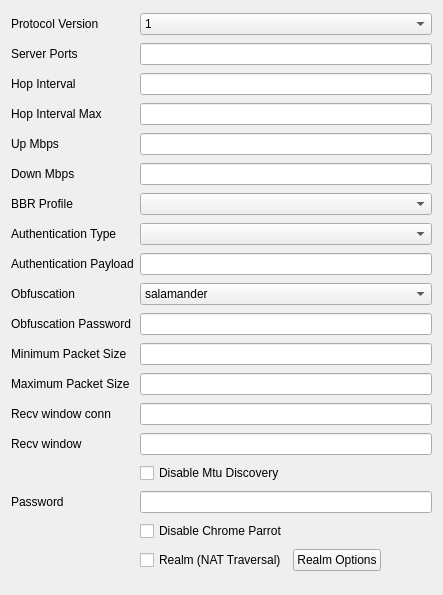
<?xml version="1.0" encoding="UTF-8"?>
<ui version="4.0">
 <class>EditHysteria</class>
 <widget class="QWidget" name="EditHysteria">
  <property name="geometry">
   <rect>
    <x>0</x>
    <y>0</y>
    <width>443</width>
    <height>595</height>
   </rect>
  </property>
  <property name="windowTitle">
   <string notr="true">Form</string>
  </property>
  <layout class="QGridLayout" name="gridLayout">
   <item row="0" column="0">
    <widget class="QLabel" name="protocol_version_l">
     <property name="text">
      <string>Protocol Version</string>
     </property>
    </widget>
   </item>
   <item row="0" column="1">
    <widget class="QComboBox" name="protocol_version">
     <item>
      <property name="text">
       <string notr="true">1</string>
      </property>
     </item>
     <item>
      <property name="text">
       <string notr="true">2</string>
      </property>
     </item>
    </widget>
   </item>
   <item row="1" column="0">
    <widget class="QLabel" name="label">
     <property name="text">
      <string>Server Ports</string>
     </property>
    </widget>
   </item>
   <item row="1" column="1">
    <widget class="QLineEdit" name="server_ports"/>
   </item>
   <item row="2" column="0">
    <widget class="QLabel" name="label_2">
     <property name="text">
      <string>Hop Interval</string>
     </property>
    </widget>
   </item>
   <item row="2" column="1">
    <widget class="QLineEdit" name="hop_interval"/>
   </item>
   <item row="3" column="0">
    <widget class="QLabel" name="hop_interval_max_l">
     <property name="text">
      <string>Hop Interval Max</string>
     </property>
    </widget>
   </item>
   <item row="3" column="1">
    <widget class="QLineEdit" name="hop_interval_max">
     <property name="toolTip">
      <string>When set, each hop waits a random duration between Hop Interval and this value. Requires Hop Interval.</string>
     </property>
    </widget>
   </item>
   <item row="4" column="0">
    <widget class="QLabel" name="label_3">
     <property name="text">
      <string>Up Mbps</string>
     </property>
    </widget>
   </item>
   <item row="4" column="1">
    <widget class="QLineEdit" name="up_mbps"/>
   </item>
   <item row="5" column="0">
    <widget class="QLabel" name="label_4">
     <property name="text">
      <string>Down Mbps</string>
     </property>
    </widget>
   </item>
   <item row="5" column="1">
    <widget class="QLineEdit" name="down_mbps"/>
   </item>
   <item row="6" column="0">
    <widget class="QLabel" name="bbr_profile_l">
     <property name="text">
      <string>BBR Profile</string>
     </property>
    </widget>
   </item>
   <item row="6" column="1">
    <widget class="QComboBox" name="bbr_profile">
     <property name="toolTip">
      <string>Congestion control aggressiveness. Leave empty to use the default (standard).</string>
     </property>
     <item>
      <property name="text">
       <string notr="true"/>
      </property>
     </item>
     <item>
      <property name="text">
       <string notr="true">standard</string>
      </property>
     </item>
     <item>
      <property name="text">
       <string notr="true">conservative</string>
      </property>
     </item>
     <item>
      <property name="text">
       <string notr="true">aggressive</string>
      </property>
     </item>
    </widget>
   </item>
   <item row="7" column="0">
    <widget class="QLabel" name="auth_type_l">
     <property name="text">
      <string>Authentication Type</string>
     </property>
    </widget>
   </item>
   <item row="7" column="1">
    <widget class="QComboBox" name="auth_type">
     <item>
      <property name="text">
       <string notr="true"/>
      </property>
     </item>
     <item>
      <property name="text">
       <string notr="true">STRING</string>
      </property>
     </item>
     <item>
      <property name="text">
       <string notr="true">BASE64</string>
      </property>
     </item>
    </widget>
   </item>
   <item row="8" column="0">
    <widget class="QLabel" name="auth_l">
     <property name="text">
      <string>Authentication Payload</string>
     </property>
    </widget>
   </item>
   <item row="8" column="1">
    <widget class="QLineEdit" name="auth"/>
   </item>
   <item row="9" column="0">
    <widget class="QLabel" name="obfuscation_type_l">
     <property name="text">
      <string>Obfuscation</string>
     </property>
    </widget>
   </item>
   <item row="9" column="1">
    <widget class="QComboBox" name="obfuscation_type">
     <item>
      <property name="text">
       <string>salamander</string>
      </property>
     </item>
     <item>
      <property name="text">
       <string>gecko</string>
      </property>
     </item>
    </widget>
   </item>
   <item row="10" column="0">
    <widget class="QLabel" name="label_5">
     <property name="text">
      <string>Obfuscation Password</string>
     </property>
    </widget>
   </item>
   <item row="10" column="1">
    <widget class="QLineEdit" name="obfs"/>
   </item>
   <item row="11" column="0">
    <widget class="QLabel" name="min_packet_size_l">
     <property name="text">
      <string>Minimum Packet Size</string>
     </property>
    </widget>
   </item>
   <item row="11" column="1">
    <widget class="QLineEdit" name="min_packet_size"/>
   </item>
   <item row="12" column="0">
    <widget class="QLabel" name="max_packet_size_l">
     <property name="text">
      <string>Maximum Packet Size</string>
     </property>
    </widget>
   </item>
   <item row="12" column="1">
    <widget class="QLineEdit" name="max_packet_size"/>
   </item>
   <item row="13" column="0">
    <widget class="QLabel" name="recv_window_conn_l">
     <property name="text">
      <string>Recv window conn</string>
     </property>
    </widget>
   </item>
   <item row="13" column="1">
    <widget class="QLineEdit" name="recv_window_conn"/>
   </item>
   <item row="14" column="0">
    <widget class="QLabel" name="recv_window_l">
     <property name="text">
      <string>Recv window</string>
     </property>
    </widget>
   </item>
   <item row="14" column="1">
    <widget class="QLineEdit" name="recv_window"/>
   </item>
   <item row="15" column="1">
    <widget class="QCheckBox" name="disable_mtu_discovery">
     <property name="text">
      <string>Disable Mtu Discovery</string>
     </property>
    </widget>
   </item>
   <item row="16" column="0">
    <widget class="QLabel" name="password_l">
     <property name="text">
      <string>Password</string>
     </property>
    </widget>
   </item>
   <item row="16" column="1">
    <widget class="QLineEdit" name="password"/>
   </item>
   <item row="17" column="1">
    <widget class="QCheckBox" name="disable_chrome_parrot">
     <property name="toolTip">
      <string>Parroting makes the QUIC handshake look like Chrome's. On by default.
It overrides idle timeout, max concurrent streams,
initial packet size and the initial receive windows.</string>
     </property>
     <property name="text">
      <string>Disable Chrome Parrot</string>
     </property>
    </widget>
   </item>
   <item row="18" column="1">
    <layout class="QHBoxLayout" name="realm_row">
     <item>
      <widget class="QCheckBox" name="realm_enabled">
       <property name="toolTip">
        <string>Reach a Hysteria2 server behind NAT through a Hysteria Realm
rendezvous service. Replaces the server address and port.</string>
       </property>
       <property name="text">
        <string>Realm (NAT Traversal)</string>
       </property>
      </widget>
     </item>
     <item>
      <widget class="QPushButton" name="realm_options">
       <property name="text">
        <string>Realm Options</string>
       </property>
      </widget>
     </item>
     <item>
      <spacer name="realm_row_spacer">
       <property name="orientation">
        <enum>Qt::Horizontal</enum>
       </property>
       <property name="sizeHint" stdset="0">
        <size>
         <width>0</width>
         <height>0</height>
        </size>
       </property>
      </spacer>
     </item>
    </layout>
   </item>
  </layout>
 </widget>
 <tabstops>
  <tabstop>protocol_version</tabstop>
  <tabstop>server_ports</tabstop>
  <tabstop>hop_interval</tabstop>
  <tabstop>hop_interval_max</tabstop>
  <tabstop>up_mbps</tabstop>
  <tabstop>down_mbps</tabstop>
  <tabstop>bbr_profile</tabstop>
  <tabstop>auth_type</tabstop>
  <tabstop>auth</tabstop>
  <tabstop>obfuscation_type</tabstop>
  <tabstop>obfs</tabstop>
  <tabstop>min_packet_size</tabstop>
  <tabstop>max_packet_size</tabstop>
  <tabstop>recv_window_conn</tabstop>
  <tabstop>recv_window</tabstop>
  <tabstop>disable_mtu_discovery</tabstop>
  <tabstop>password</tabstop>
  <tabstop>disable_chrome_parrot</tabstop>
  <tabstop>realm_enabled</tabstop>
  <tabstop>realm_options</tabstop>
 </tabstops>
 <resources/>
 <connections/>
</ui>
